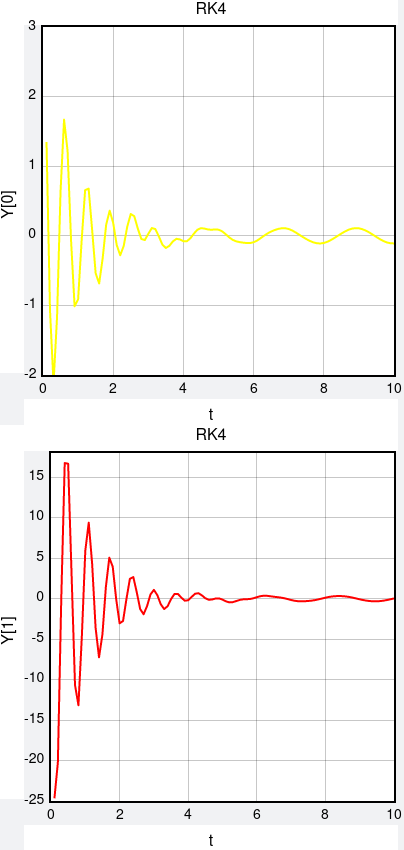

Recreate this plot in Python.
from vpython import *
import numpy as np

a = 0.
b = 10.
n = 100
ydumb = np.zeros((2), float)
y = np.zeros((2), float)
fReturn = np.zeros((2), float)
k1 = np.zeros((2), float)
k2 = np.zeros((2), float)
k3 = np.zeros((2), float)
k4 = np.zeros((2), float)
y[0] = 3.
y[1] = -5.
t = a
h = (b - a) / n

def f(t, y):
    fReturn[0] = y[1]
    fReturn[1] = -100. * y[0] - 2. * y[1] + 10. * sin(3. * t)
    return fReturn

graph1 = graph(x = 0, y = 0, width = 400, height = 400, title = 'RK4', xtitle = 't', ytitle = 'Y[0]', xmin = 0, xmax = 10, ymin = -2, ymax = 3)
funct1 = gcurve(color = color.yellow)
graph2 = graph(x = 400, y = 0, width = 400, height = 400, title = 'RK4', xtitle = 't', ytitle = 'Y[1]', xmin = 0, xmax = 10, ymin = -25, ymax = 18)
funct2 = gcurve(color = color.red)

def rk4(t, h, n):
    k1 = [0] * (n)
    k2 = [0] * (n)
    k3 = [0] * (n)
    k4 = [0] * (n)
    fR = [0] * (n)
    ydumb = [0] * (n)
    fR = f(t, y)
    for i in range(0, n):
        k1[i] = h * fR[i]
    for i in range(0, n):
        ydumb[i] = y[i] + k1[i] / 2.
    k2 = h * f(t + h / 2., ydumb)
    for i in range(0, n):
        ydumb[i] = y[i] + k2[i] / 2.
    k3 = h * f(t + h / 2., ydumb)
    for i in range(0, n):
        ydumb[i] = y[i] + k3[i]
    k4 = h * f(t + h, ydumb)
    for i in range(0, 2):
        y[i] = y[i] + (k1[i] + 2. * (k2[i] + k3[i]) + k4[i]) / 6.
    return y

while (t < b):
    if ((t + h) > b):
        h = b - t
    y = rk4(t, h, 2)
    t = t + h
    rate(30)
    funct1.plot(pos = (t, y[0]))
    funct2.plot(pos = (t, y[1]))
